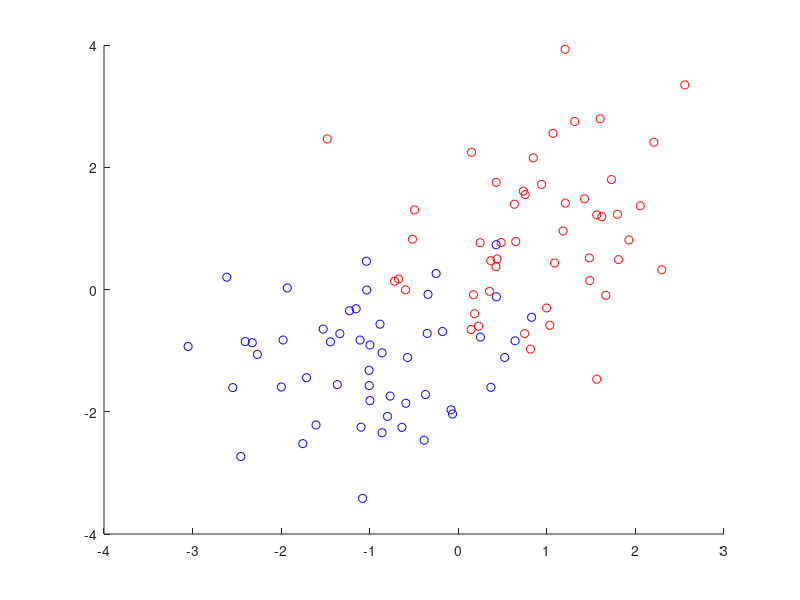
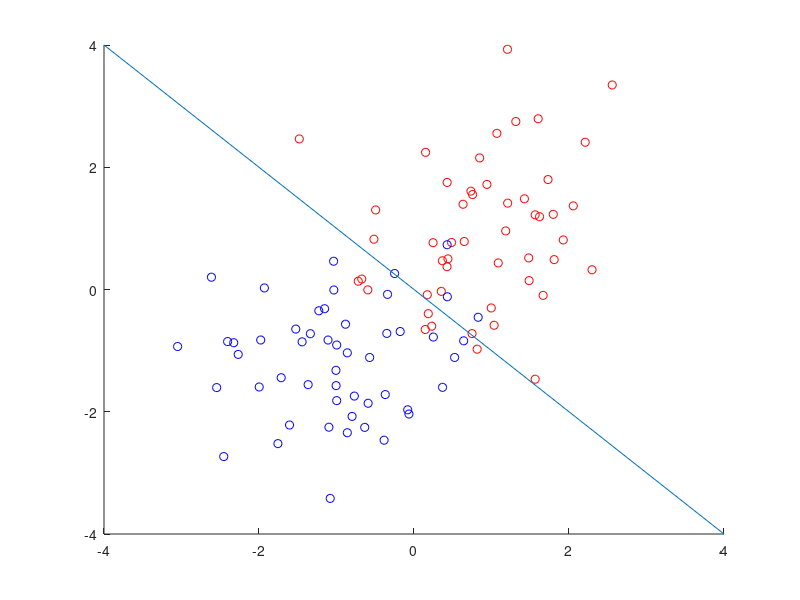

Recreate these plots in MATLAB, in order.
clc;
clear;

X1 = randn(50,2) +1;
X2 = randn(51,2) -1;

Y1 = ones(50,1);
Y2 = -ones(51,1);

disp(X1);

figure;
hold on;
plot(X1(:,1),X1(:,2),'ro');
plot(X2(:,1),X2(:,2),'bo');
hold off;

figure;
hold on;
plot(X1(:,1),X1(:,2),'ro');
plot(X2(:,1),X2(:,2),'bo');
plot([4,-4],[-4,4]);
hold off;